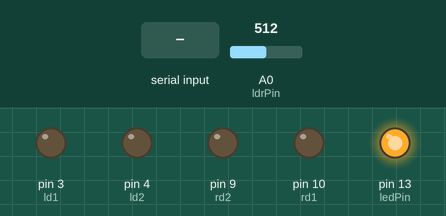
A sketch run on a simulated Arduino Uno, built with avr-gcc and run on an emulated ATmega328P. Parts: output pins drawn as LEDs (lit = HIGH). Inputs (shaded band) come from the test bench; at power-on: A0 (ldrPin) = 512. What the sketch prints to the serial monitor is not drawn.

Above: at 1.2 s.
1.3 s: "F" received over Serial
At 1.8 s:
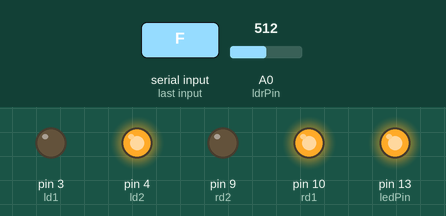
2.8 s: A0 (ldrPin) set to 585
4.3 s: A0 (ldrPin) set to 612
At 5.1 s:
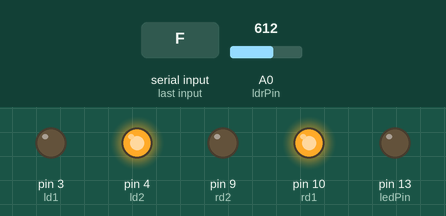
5.8 s: "B" received over Serial
At 6.4 s:
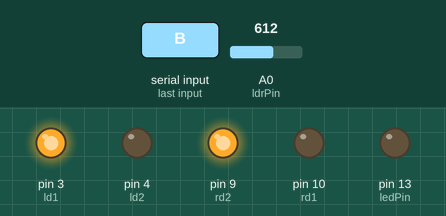
7.3 s: "L" received over Serial
At 8.5 s:
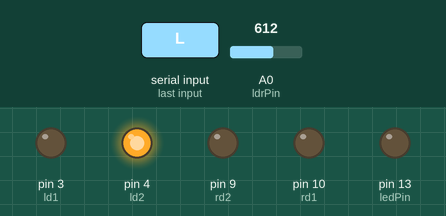
8.8 s: "R" received over Serial
At 9.8 s:
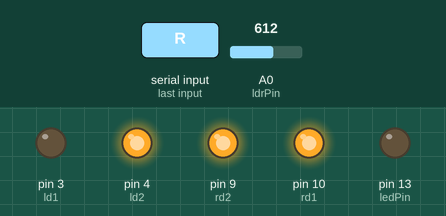
Timing chart, 0 to 11.3 s (numbered marks = the images above; inputs shaded):
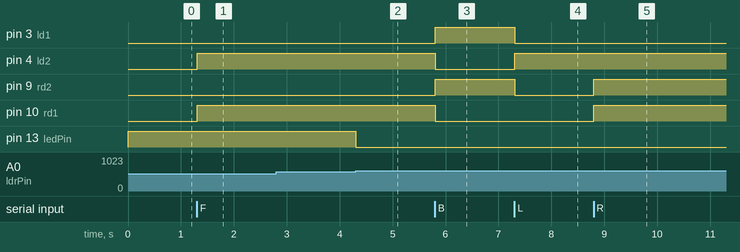

Measured:
- the behaviour switches between 599 and 600 on A0 (ldrPin) (found by bisection; images 1 and 2)
- after the input at 1.3 s, pin 4 (ld2), pin 10 (rd1): LOW → HIGH at once
- after the input at 4.3 s, pin 13 (ledPin): HIGH → LOW at once
- after the input at 5.8 s, pin 3 (ld1), pin 9 (rd2): LOW → HIGH at once; pin 4 (ld2), pin 10 (rd1): HIGH → LOW at once
- after the input at 7.3 s, pin 3 (ld1), pin 9 (rd2): HIGH → LOW at once; pin 4 (ld2): LOW → HIGH at once
- after the input at 8.8 s, pin 9 (rd2), pin 10 (rd1): LOW → HIGH at once

The sketch:

Bluetooth_RC_car.ino
```cpp
//int ls=3;
int ld1=3;
int ld2=4;
//int rs=11;
int rd1=10;
int rd2=9;
const int ledPin = 13;
const int ldrPin = A0;
void setup() {
  // put your setup code here, to run once:

Serial.begin(9600);
//pinMode(ls,OUTPUT);
pinMode(ld1,OUTPUT);
pinMode(ld2,OUTPUT);
//pinMode(rs,OUTPUT);
pinMode(rd1,OUTPUT);
pinMode(rd2,OUTPUT);
pinMode(ledPin, OUTPUT);
pinMode(ldrPin, INPUT);
//digitalWrite(ls,150);
//digitalWrite(rs,150);

}


void loop() {
//  put your main code here, to run repeatedly:

    char BlueTooth = (char)Serial.read();
    Serial.println(BlueTooth);
    switch(BlueTooth)

    {
    case 'F':

        digitalWrite(ld1,LOW);
    digitalWrite(ld2,HIGH);
    digitalWrite(rd1,HIGH);
    digitalWrite(rd2,LOW);
    break;

    case 'B':

        digitalWrite(ld1,HIGH);
    digitalWrite(ld2,LOW);
    digitalWrite(rd1,LOW);
    digitalWrite(rd2,HIGH);
    break;

    case 'L':
    digitalWrite(ld1,LOW);
    digitalWrite(ld2,HIGH);
    digitalWrite(rd1,LOW);
    digitalWrite(rd2,LOW);

    break;

    case 'R':
    digitalWrite(ld1,LOW);
    digitalWrite(ld2,HIGH);
    digitalWrite(rd1,HIGH);
    digitalWrite(rd2,HIGH);

    break;

case 'S':
    digitalWrite(ld1,LOW);
    digitalWrite(ld2,LOW);
    digitalWrite(rd1,LOW);
    digitalWrite(rd2,LOW);
    break;
    }
    int ldrStatus = analogRead(ldrPin);
if (ldrStatus >= 600) {
digitalWrite(ledPin, LOW);
Serial.println(ldrStatus);

} else {

digitalWrite(ledPin, HIGH);
Serial.println(ldrStatus);

}
//  }
}
```
